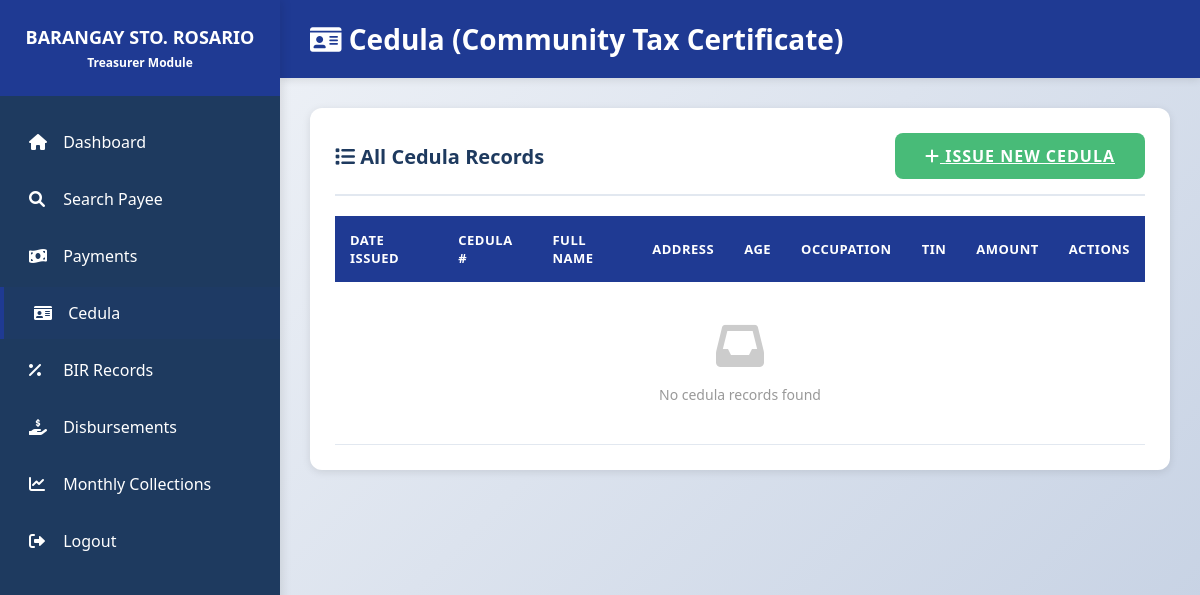
The app's page /treasurer/cedula/list.php (signed in), older data.
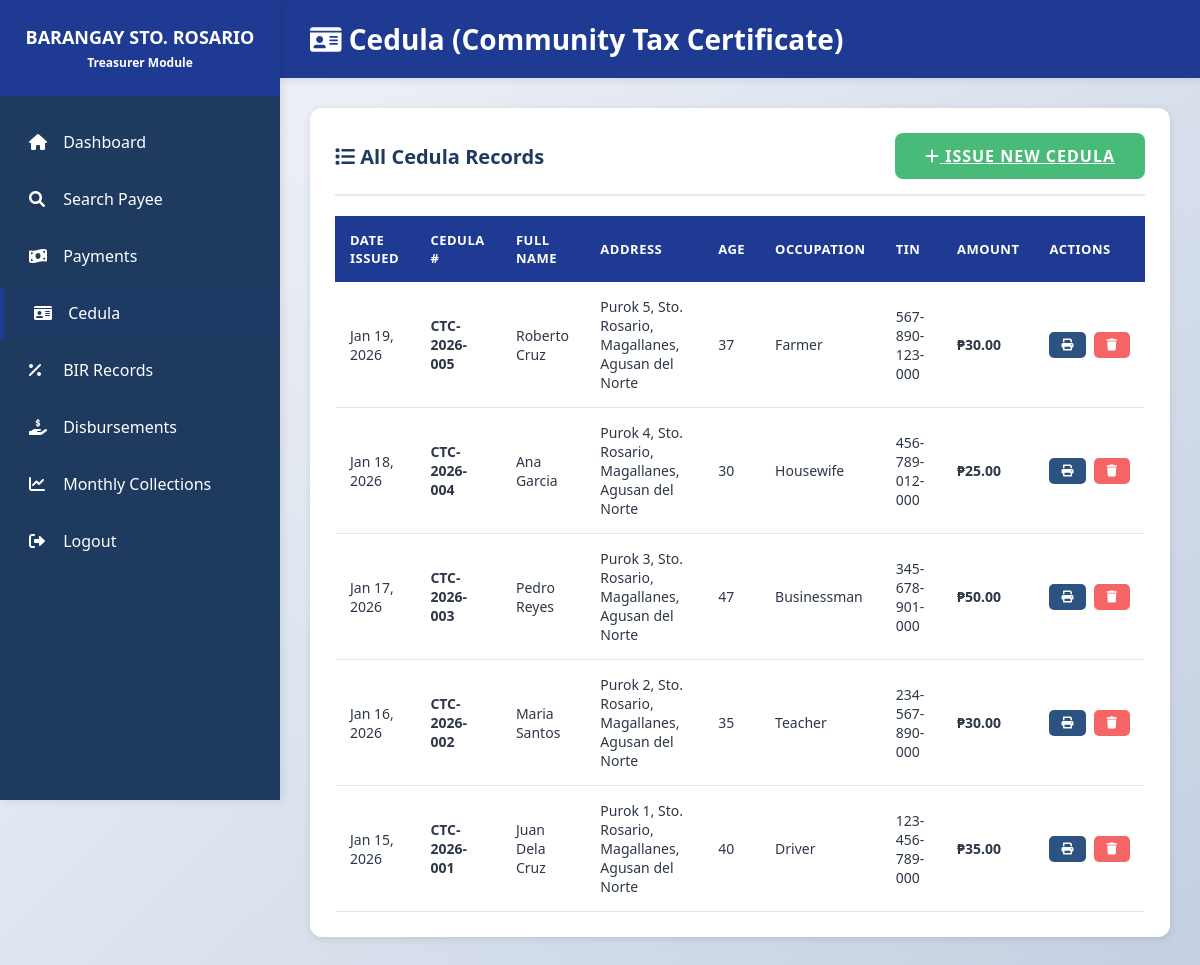
The same page, newer data.
### tables this page shows
CREATE TABLE IF NOT EXISTS cedula (
    id INT AUTO_INCREMENT PRIMARY KEY,
    cedula_no VARCHAR(50) NOT NULL,
    or_number VARCHAR(50),  
    issued_date DATE NOT NULL,
    full_name VARCHAR(150) NOT NULL,
    address TEXT NOT NULL,
    birth_date DATE,
    age INT,
    sex ENUM('Male', 'Female'),
    birth_place VARCHAR(100),
    civil_status VARCHAR(20),
    occupation VARCHAR(100),
    tin VARCHAR(50),
    height DECIMAL(5, 2),
    weight DECIMAL(5, 2),
    amount DECIMAL(10, 2) NOT NULL,
    nature_of_collection VARCHAR(100) DEFAULT 'Community Tax',  
    remarks TEXT,
    issued_by INT,
    created_at TIMESTAMP DEFAULT CURRENT_TIMESTAMP,
    FOREIGN KEY (issued_by) REFERENCES users(id) ON DELETE SET NULL
);

### treasurer/cedula/list.php (the view, shortened to what this page needs)
<?php
include "../../config/database.php";
$result = $conn->query("SELECT * FROM cedula ORDER BY issued_date DESC");
?>
<!DOCTYPE html>
<html lang="en">
<head>
    <link rel="stylesheet" href="../../assets/css/style.css">
    <link rel="stylesheet" href="https://cdnjs.cloudflare.com/ajax/libs/font-awesome/6.0.0/css/all.min.css">
</head>
<body>
    <div class="dashboard-container">
        <aside class="sidebar">
            <div class="sidebar-header">
                <h2>BARANGAY STO. ROSARIO</h2>
                <p>Treasurer Module</p>
            </div>
            <ul class="sidebar-menu">
                <li><a href="../dashboard.php"><i class="fas fa-home"></i> Dashboard</a></li>
                <li><a href="../search.php"><i class="fas fa-search"></i> Search Payee</a></li>
                <li><a href="../payments/list.php"><i class="fas fa-money-bill-wave"></i> Payments</a></li>
                <li><a href="list.php" class="active"><i class="fas fa-id-card"></i> Cedula</a></li>
                <li><a href="../bir/list.php"><i class="fas fa-percent"></i> BIR Records</a></li>
                <li><a href="../disbursement/list.php"><i class="fas fa-hand-holding-usd"></i> Disbursements</a></li>
                <li><a href="../collections/monthly.php"><i class="fas fa-chart-line"></i> Monthly Collections</a></li>
                <li><a href="../../logout.php"><i class="fas fa-sign-out-alt"></i> Logout</a></li>
            </ul>
        </aside>
        <main class="main-content">
            <div class="content-header">
                <h1><i class="fas fa-id-card"></i> Cedula (Community Tax Certificate)</h1>
            </div>
            <div class="content-body">
                <div class="card">
                    <div class="card-header"
                        style="display: flex; justify-content: space-between; align-items: center;">
                        <h3><i class="fas fa-list"></i> All Cedula Records</h3>
                        <a href="add.php" class="btn btn-success">
                            <i class="fas fa-plus"></i> Issue New Cedula
                        </a>
                    </div>
                    <div class="table-responsive">
                        <table>
                            <thead>
                                <tr>
                                    <th>Date Issued</th>
                                    <th>Cedula #</th>
                                    <th>Full Name</th>
                                    <th>Address</th>
                                    <th>Age</th>
                                    <th>Occupation</th>
                                    <th>TIN</th>
                                    <th>Amount</th>
                                    <th>Actions</th>
                                </tr>
                            </thead>
                            <tbody>
                                <?php if ($result->num_rows > 0): ?>
                                <?php while ($row = $result->fetch_assoc()): ?>
                                <tr>
                                    <td><?= date('M d, Y', strtotime($row['issued_date'])) ?>
                                    </td>
                                    <td><strong><?= htmlspecialchars($row['cedula_no'] ?? 'N/A') ?></strong>
                                    </td>
                                    <td><?= htmlspecialchars($row['full_name']) ?>
                                    </td>
                                    <td><?= htmlspecialchars($row['address']) ?>
                                    </td>
                                    <td><?= $row['age'] ?>
                                    </td>
                                    <td><?= htmlspecialchars($row['occupation']) ?>
                                    </td>
                                    <td><?= htmlspecialchars($row['tin'] ?? 'N/A') ?>
                                    </td>
                                    <td><strong>₱<?= number_format($row['amount'], 2) ?></strong>
                                    </td>
                                    <td>
                                        <div class="action-buttons">
                                            <button class="btn btn-sm btn-secondary"
                                                onclick="viewCedula(<?= $row['id'] ?>)">
                                                <i class="fas fa-print"></i>
                                            </button>
                                            <button class="btn btn-sm btn-danger"
                                                onclick="deleteCedula(<?= $row['id'] ?>)">
                                                <i class="fas fa-trash"></i>
                                            </button>
                                        </div>
                                    </td>
                                </tr>
                                <?php endwhile; ?>
                                <?php else: ?>
                                <tr>
                                    <td colspan="9" style="text-align: center; padding: 40px;">
                                        <i class="fas fa-inbox" style="font-size: 48px; color: #ccc;"></i>
                                        <p style="margin-top: 15px; color: #999;">No cedula records found</p>
                                    </td>
                                </tr>
                                <?php endif; ?>
                            </tbody>
                        </table>
                    </div>
                </div>
            </div>
        </main>
    </div>
</body>
</html>

### assets/css/style.css (style rules this page uses)
:root { --primary-yellow: #1f3a93; --dark-yellow: #1a3280; --primary-blue: #1e3a5f; --light-blue: #2c5282; --text-dark: #2d3748; --text-light: #4a5568; --white: #ffffff; --gray-light: #f7fafc; --gray-border: #e2e8f0; --success: #48bb78; --danger: #f56565; --warning: #ed8936; }
* { margin: 0; padding: 0; box-sizing: border-box; }
body { font-family: "Segoe UI", Tahoma, Geneva, Verdana, sans-serif; background: linear-gradient(135deg, #f5f7fa 0%, #c3cfe2 100%); min-height: 100vh; color: var(--text-dark); }
.btn { padding: 12px 30px; border: none; border-radius: 8px; font-size: 16px; font-weight: 600; cursor: pointer; transition: all 0.3s ease; text-transform: uppercase; letter-spacing: 1px; }
.btn-success { background: var(--success); color: var(--white); }
.btn-danger { background: var(--danger); color: var(--white); }
.btn-secondary { background: var(--light-blue); color: var(--white); }
.dashboard-container { min-height: 100vh; display: flex; }
.sidebar { width: 280px; background: var(--primary-blue); padding: 0; box-shadow: 2px 0 10px rgba(0, 0, 0, 0.1); position: fixed; height: 100vh; overflow-y: auto; }
.sidebar-header { background: var(--primary-yellow); padding: 25px 20px; text-align: center; }
.sidebar-header h2 { color: var(--white); font-size: 18px; font-weight: 700; margin-bottom: 5px; }
.sidebar-header p { color: var(--white); font-size: 12px; font-weight: 600; }
.sidebar-menu { list-style: none; padding: 20px 0; }
.sidebar-menu li { margin-bottom: 5px; }
.sidebar-menu a { display: block; padding: 15px 25px; color: var(--white); text-decoration: none; transition: all 0.3s ease; border-left: 4px solid transparent; }
.sidebar-menu a:hover, .sidebar-menu a.active { background: rgba(31, 58, 147, 0.1); border-left-color: var(--primary-yellow); padding-left: 30px; }
.sidebar-menu a i { margin-right: 10px; width: 20px; }
.main-content { margin-left: 280px; flex: 1; padding: 0; }
.content-header { background: var(--primary-yellow); padding: 20px 30px; box-shadow: 0 2px 8px rgba(0, 0, 0, 0.1); }
.content-header h1 { color: var(--white); font-size: 28px; font-weight: 700; }
.content-body { padding: 30px; }
.card { background: var(--white); border-radius: 12px; padding: 25px; box-shadow: 0 2px 8px rgba(0, 0, 0, 0.1); margin-bottom: 25px; }
.card-header { border-bottom: 2px solid var(--gray-border); padding-bottom: 15px; margin-bottom: 20px; }
.card-header h3 { color: var(--primary-blue); font-size: 20px; font-weight: 600; }
.table-responsive { overflow-x: auto; margin-top: 20px; }
table { width: 100%; border-collapse: collapse; background: var(--white); }
thead { background: var(--primary-yellow); }
thead th { padding: 15px; text-align: left; font-weight: 600; color: var(--white); text-transform: uppercase; font-size: 13px; letter-spacing: 0.5px; }
tbody tr { border-bottom: 1px solid var(--gray-border); transition: background 0.2s ease; }
tbody td { padding: 15px; color: var(--text-dark); font-size: 14px; }
.action-buttons { display: flex; gap: 8px; }
.btn-sm { padding: 6px 12px; font-size: 12px; border-radius: 5px; }

Row changes from the older to the newer data that the page shows:
added cedula: issued_date "Jan 19, 2026", cedula_no "CTC-2026-005", full_name "Roberto Cruz", address "Purok 5, Sto. Rosario, Magallanes, Agusan del Norte", age "37", occupation "Farmer", tin "567-890-123-000", amount "30.00"
added cedula: issued_date "Jan 18, 2026", cedula_no "CTC-2026-004", full_name "Ana Garcia", address "Purok 4, Sto. Rosario, Magallanes, Agusan del Norte", age "30", occupation "Housewife", tin "456-789-012-000", amount "25.00"
added cedula: issued_date "Jan 17, 2026", cedula_no "CTC-2026-003", full_name "Pedro Reyes", address "Purok 3, Sto. Rosario, Magallanes, Agusan del Norte", age "47", occupation "Businessman", tin "345-678-901-000", amount "50.00"
added cedula: issued_date "Jan 16, 2026", cedula_no "CTC-2026-002", full_name "Maria Santos", address "Purok 2, Sto. Rosario, Magallanes, Agusan del Norte", age "35", occupation "Teacher", tin "234-567-890-000", amount "30.00"
added cedula: issued_date "Jan 15, 2026", cedula_no "CTC-2026-001", full_name "Juan Dela Cruz", address "Purok 1, Sto. Rosario, Magallanes, Agusan del Norte", age "40", occupation "Driver", tin "123-456-789-000", amount "35.00"
Text that changed along with them:
text no longer shown: "No cedula records found"
